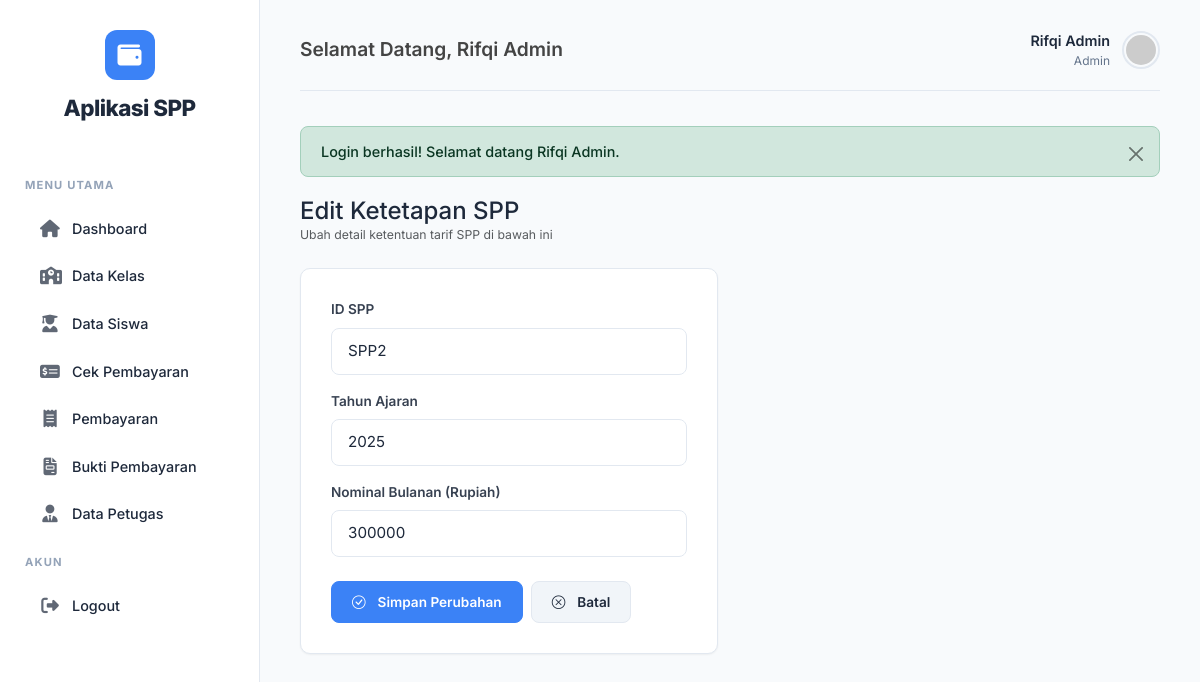
The page /modules/spp/edit.php?id=SPP2 (signed in) on the database its author committed.
### tables this page shows
CREATE TABLE `tb_spp_muhammadrifqisaifulloh` (
  `id_spp` varchar(11) NOT NULL,
  `tahun` int(11) NOT NULL,
  `nominal` varchar(40) NOT NULL
);

### classes/Spp.php (called while the page is built, shortened)
<?php
class Spp {
    private $conn;
    private $table_name = "tb_spp_muhammadrifqisaifulloh";
    public function __construct($db) {
        $this->conn = $db;
    }
    public function readOne($id) {
        $query = "SELECT * FROM " . $this->table_name . " WHERE id_spp = :id LIMIT 1";
        $stmt = $this->conn->prepare($query);
        $stmt->bindParam(":id", $id);
        $stmt->execute();
        return $stmt->fetch(PDO::FETCH_ASSOC);
    }
}
?>

### modules/spp/edit.php (the view, shortened to what this page needs)
<?php
require_once '../../layout/header.php';
require_once '../../classes/Spp.php';
$id = $_GET['id'] ?? '';
$database = new Database();
$db = $database->getConnection();
$spp = new Spp($db);
$row = $spp->readOne($id);
?>
<div class="mb-4">
    <h4 class="fw-700 m-0">Edit Ketetapan SPP</h4>
    <p class="text-muted small m-0">Ubah detail ketentuan tarif SPP di bawah ini</p>
</div>
<div class="row">
    <div class="col-lg-6">
        <div class="form-card">
            <form action="" method="POST">
                <div class="form-group mb-3">
                    <label for="id_spp" class="form-label">ID SPP</label>
                    <input type="text" name="id_spp" id="id_spp" class="form-control" value="<?= htmlspecialchars($row['id_spp']) ?>" required>
                </div>
                <div class="form-group mb-3">
                    <label for="tahun" class="form-label">Tahun Ajaran</label>
                    <input type="number" name="tahun" id="tahun" class="form-control" value="<?= htmlspecialchars($row['tahun']) ?>" min="2000" max="2100" required>
                </div>
                <div class="form-group mb-4">
                    <label for="nominal" class="form-label">Nominal Bulanan (Rupiah)</label>
                    <input type="number" name="nominal" id="nominal" class="form-control" value="<?= htmlspecialchars($row['nominal']) ?>" min="0" required>
                </div>
                <div class="d-flex gap-2">
                    <button type="submit" name="submit" class="btn btn-primary">
                        <i class="bi bi-check-circle me-1"></i> Simpan Perubahan
                    </button>
                    <a href="index.php" class="btn btn-secondary">
                        <i class="bi bi-x-circle me-1"></i> Batal
                    </a>
                </div>
            </form>
        </div>
    </div>
</div>
<?php
require_once '../../layout/footer.php';
?>

### assets/css/style.css (style rules this page uses)
:root { --bs-primary: #3b82f6; --bs-primary-rgb: 59, 130, 246; --bs-success: #10b981; --bs-success-rgb: 16, 185, 129; --bs-warning: #f59e0b; --bs-warning-rgb: 245, 158, 11; --bs-danger: #ef4444; --bs-danger-rgb: 239, 68, 68; --bs-info: #3b82f6; --bs-info-rgb: 59, 130, 246; --primary: #3b82f6; --primary-dark: #2563eb; --success: #10b981; --warning: #f59e0b; --danger: #ef4444; --gray: #64748b; --gray-light: #94a3b8; --gray-lighter: #f1f5f9; --bg-body: #f8fafc; --bg-card: #ffffff; --text-main: #1e293b; --text-muted: #64748b; --border-color: #e2e8f0; --sidebar-bg: #ffffff; --sidebar-active: #f1f5f9; --shadow-sm: 0 1px 2px 0 rgba(0, 0, 0, 0.05); --shadow-md: 0 4px 6px -1px rgba(0, 0, 0, 0.1), 0 2px 4px -1px rgba(0, 0, 0, 0.06); --radius: 10px; --transition: all 0.2s cubic-bezier(0.4, 0, 0.2, 1); }
body { font-family: 'Inter', system-ui, -apple-system, sans-serif !important; background-color: var(--bg-body) !important; color: var(--text-main) !important; line-height: 1.5; font-size: 14px; -webkit-font-smoothing: antialiased; }
a { text-decoration: none; color: inherit; transition: var(--transition); }
.card, .table-responsive-custom, .form-card { background: var(--bg-card) !important; border-radius: var(--radius) !important; border: 1px solid var(--border-color) !important; box-shadow: var(--shadow-sm) !important; margin-bottom: 25px; overflow: hidden; padding: 30px !important; }
.btn { display: inline-flex; align-items: center; justify-content: center; padding: 10px 20px; border-radius: 8px; font-weight: 600; font-size: 0.85rem; cursor: pointer; border: 1px solid transparent; transition: var(--transition); gap: 8px; text-decoration: none; }
.btn-primary { background-color: var(--primary) !important; border-color: var(--primary) !important; color: #fff !important; }
.btn-secondary { background-color: var(--gray-lighter) !important; color: var(--text-main) !important; border: 1px solid var(--border-color) !important; }
.form-group { margin-bottom: 20px; }
label, .form-label { display: block; margin-bottom: 8px; font-weight: 600; font-size: 0.85rem; color: #374151; }
.form-control, .form-select { width: 100% !important; padding: 11px 16px !important; border: 1px solid var(--border-color) !important; border-radius: 8px !important; font-family: inherit !important; font-size: 0.95rem !important; color: var(--text-main) !important; transition: var(--transition) !important; }

### rows shown on the page
tb_spp_muhammadrifqisaifulloh: id_spp "SPP2", tahun "2025", nominal "300000"

### other values the page prints
$_SESSION['nama'] "Rifqi Admin"
$_SESSION['level'] "Admin"
$_SESSION['alert']['message'] "Login berhasil! Selamat datang Rifqi Admin."
